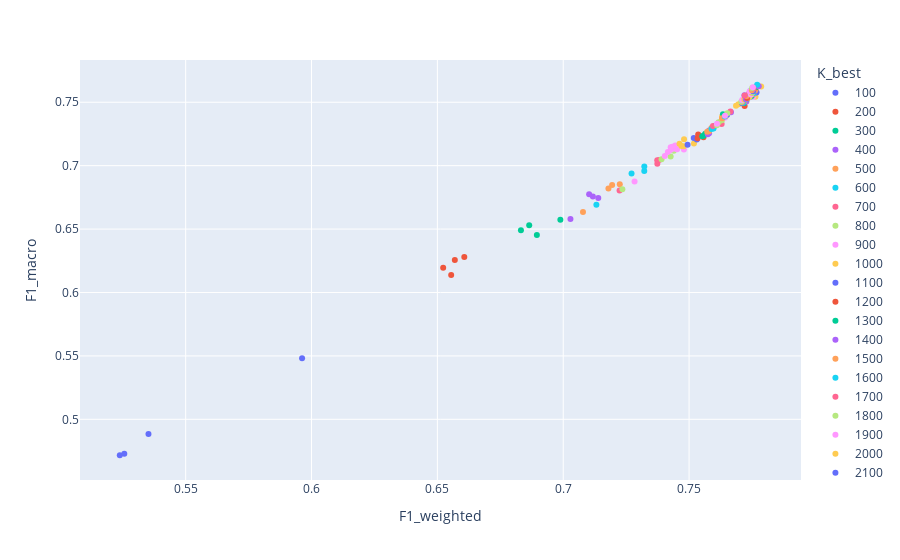

The code cell stored with this chart in its notebook:
### Code cell
import plotly.express as px
fig = px.scatter(df_maxfeatures_kbest, x="F1_weighted", y="F1_macro", color='K_best')
fig.show()

### Figure 1 — Plotly figure (JSON) as saved in the notebook; plotly's stock layout.template omitted (floating-point values rounded to 4 significant figures)
{"data": [{"hovertemplate": "K_best=100<br>F1_weighted=%{x}<br>F1_macro=%{y}<extra></extra>", "legendgroup": "100", "marker": {"color": "#636efa", "symbol": "circle"}, "mode": "markers", "name": "100", "orientation": "v", "showlegend": true, "type": "scatter", "x": [0.5962, 0.5352, 0.5238, 0.5256], "xaxis": "x", "y": [0.5481, 0.4885, 0.4717, 0.4729], "yaxis": "y"}, {"hovertemplate": "K_best=200<br>F1_weighted=%{x}<br>F1_macro=%{y}<extra></extra>", "legendgroup": "200", "marker": {"color": "#EF553B", "symbol": "circle"}, "mode": "markers", "name": "200", "orientation": "v", "showlegend": true, "type": "scatter", "x": [0.6555, 0.6607, 0.6569, 0.6523], "xaxis": "x", "y": [0.6138, 0.628, 0.6256, 0.6196], "yaxis": "y"}, {"hovertemplate": "K_best=300<br>F1_weighted=%{x}<br>F1_macro=%{y}<extra></extra>", "legendgroup": "300", "marker": {"color": "#00cc96", "symbol": "circle"}, "mode": "markers", "name": "300", "orientation": "v", "showlegend": true, "type": "scatter", "x": [0.6895, 0.6989, 0.6865, 0.6832], "xaxis": "x", "y": [0.6454, 0.6573, 0.653, 0.6491], "yaxis": "y"}, {"hovertemplate": "K_best=400<br>F1_weighted=%{x}<br>F1_macro=%{y}<extra></extra>", "legendgroup": "400", "marker": {"color": "#ab63fa", "symbol": "circle"}, "mode": "markers", "name": "400", "orientation": "v", "showlegend": true, "type": "scatter", "x": [0.7029, 0.7139, 0.7118, 0.7103], "xaxis": "x", "y": [0.658, 0.6746, 0.6757, 0.6774], "yaxis": "y"}, {"hovertemplate": "K_best=500<br>F1_weighted=%{x}<br>F1_macro=%{y}<extra></extra>", "legendgroup": "500", "marker": {"color": "#FFA15A", "symbol": "circle"}, "mode": "markers", "name": "500", "orientation": "v", "showlegend": true, "type": "scatter", "x": [0.7078, 0.7225, 0.7194, 0.718], "xaxis": "x", "y": [0.6634, 0.6854, 0.6847, 0.682], "yaxis": "y"}, {"hovertemplate": "K_best=600<br>F1_weighted=%{x}<br>F1_macro=%{y}<extra></extra>", "legendgroup": "600", "marker": {"color": "#19d3f3", "symbol": "circle"}, "mode": "markers", "name": "600", "orientation": "v", "showlegend": true, "type": "scatter", "x": [0.7132, 0.7322, 0.7322, 0.7271], "xaxis": "x", "y": [0.6692, 0.6957, 0.6993, 0.6938], "yaxis": "y"}, {"hovertemplate": "K_best=700<br>F1_weighted=%{x}<br>F1_macro=%{y}<extra></extra>", "legendgroup": "700", "marker": {"color": "#FF6692", "symbol": "circle"}, "mode": "markers", "name": "700", "orientation": "v", "showlegend": true, "type": "scatter", "x": [0.7224, 0.7374, 0.7381, 0.7373], "xaxis": "x", "y": [0.6805, 0.7016, 0.7045, 0.7043], "yaxis": "y"}, {"hovertemplate": "K_best=800<br>F1_weighted=%{x}<br>F1_macro=%{y}<extra></extra>", "legendgroup": "800", "marker": {"color": "#B6E880", "symbol": "circle"}, "mode": "markers", "name": "800", "orientation": "v", "showlegend": true, "type": "scatter", "x": [0.7235, 0.7427, 0.7391, 0.7439], "xaxis": "x", "y": [0.6814, 0.7072, 0.705, 0.7118], "yaxis": "y"}, {"hovertemplate": "K_best=900<br>F1_weighted=%{x}<br>F1_macro=%{y}<extra></extra>", "legendgroup": "900", "marker": {"color": "#FF97FF", "symbol": "circle"}, "mode": "markers", "name": "900", "orientation": "v", "showlegend": true, "type": "scatter", "x": [0.7283, 0.7479, 0.7453, 0.7441, 0.7404, 0.7416, 0.7428, 0.7445, 0.7434, 0.7427], "xaxis": "x", "y": [0.6876, 0.7127, 0.713, 0.7135, 0.7077, 0.7108, 0.7125, 0.7158, 0.7148, 0.7146], "yaxis": "y"}, {"hovertemplate": "K_best=1000<br>F1_weighted=%{x}<br>F1_macro=%{y}<extra></extra>", "legendgroup": "1000", "marker": {"color": "#FECB52", "symbol": "circle"}, "mode": "markers", "name": "1000", "orientation": "v", "showlegend": true, "type": "scatter", "x": [0.7519, 0.7479, 0.747, 0.7462, 0.748], "xaxis": "x", "y": [0.7175, 0.7153, 0.7156, 0.7174, 0.7208], "yaxis": "y"}, {"hovertemplate": "K_best=1100<br>F1_weighted=%{x}<br>F1_macro=%{y}<extra></extra>", "legendgroup": "1100", "marker": {"color": "#636efa", "symbol": "circle"}, "mode": "markers", "name": "1100", "orientation": "v", "showlegend": true, "type": "scatter", "x": [0.7494, 0.7531, 0.7519], "xaxis": "x", "y": [0.7164, 0.7205, 0.7218], "yaxis": "y"}, {"hovertemplate": "K_best=1200<br>F1_weighted=%{x}<br>F1_macro=%{y}<extra></extra>", "legendgroup": "1200", "marker": {"color": "#EF553B", "symbol": "circle"}, "mode": "markers", "name": "1200", "orientation": "v", "showlegend": true, "type": "scatter", "x": [0.7534, 0.7557, 0.7536], "xaxis": "x", "y": [0.7216, 0.7223, 0.7245], "yaxis": "y"}, {"hovertemplate": "K_best=1300<br>F1_weighted=%{x}<br>F1_macro=%{y}<extra></extra>", "legendgroup": "1300", "marker": {"color": "#00cc96", "symbol": "circle"}, "mode": "markers", "name": "1300", "orientation": "v", "showlegend": true, "type": "scatter", "x": [0.7553, 0.7558, 0.7564], "xaxis": "x", "y": [0.7232, 0.7237, 0.7252], "yaxis": "y"}, {"hovertemplate": "K_best=1400<br>F1_weighted=%{x}<br>F1_macro=%{y}<extra></extra>", "legendgroup": "1400", "marker": {"color": "#ab63fa", "symbol": "circle"}, "mode": "markers", "name": "1400", "orientation": "v", "showlegend": true, "type": "scatter", "x": [0.7574, 0.7579, 0.7579], "xaxis": "x", "y": [0.7248, 0.7256, 0.7277], "yaxis": "y"}, {"hovertemplate": "K_best=1500<br>F1_weighted=%{x}<br>F1_macro=%{y}<extra></extra>", "legendgroup": "1500", "marker": {"color": "#FFA15A", "symbol": "circle"}, "mode": "markers", "name": "1500", "orientation": "v", "showlegend": true, "type": "scatter", "x": [0.7572, 0.7579, 0.7589], "xaxis": "x", "y": [0.7268, 0.727, 0.7298], "yaxis": "y"}, {"hovertemplate": "K_best=1600<br>F1_weighted=%{x}<br>F1_macro=%{y}<extra></extra>", "legendgroup": "1600", "marker": {"color": "#19d3f3", "symbol": "circle"}, "mode": "markers", "name": "1600", "orientation": "v", "showlegend": true, "type": "scatter", "x": [0.7602, 0.7597, 0.7589], "xaxis": "x", "y": [0.7314, 0.7294, 0.7289], "yaxis": "y"}, {"hovertemplate": "K_best=1700<br>F1_weighted=%{x}<br>F1_macro=%{y}<extra></extra>", "legendgroup": "1700", "marker": {"color": "#FF6692", "symbol": "circle"}, "mode": "markers", "name": "1700", "orientation": "v", "showlegend": true, "type": "scatter", "x": [0.7595, 0.7629, 0.7622], "xaxis": "x", "y": [0.7312, 0.7329, 0.734], "yaxis": "y"}, {"hovertemplate": "K_best=1800<br>F1_weighted=%{x}<br>F1_macro=%{y}<extra></extra>", "legendgroup": "1800", "marker": {"color": "#B6E880", "symbol": "circle"}, "mode": "markers", "name": "1800", "orientation": "v", "showlegend": true, "type": "scatter", "x": [0.7611, 0.763, 0.7617], "xaxis": "x", "y": [0.7319, 0.7357, 0.7342], "yaxis": "y"}, {"hovertemplate": "K_best=1900<br>F1_weighted=%{x}<br>F1_macro=%{y}<extra></extra>", "legendgroup": "1900", "marker": {"color": "#FF97FF", "symbol": "circle"}, "mode": "markers", "name": "1900", "orientation": "v", "showlegend": true, "type": "scatter", "x": [0.7611, 0.7643, 0.7642], "xaxis": "x", "y": [0.733, 0.7379, 0.738], "yaxis": "y"}, {"hovertemplate": "K_best=2000<br>F1_weighted=%{x}<br>F1_macro=%{y}<extra></extra>", "legendgroup": "2000", "marker": {"color": "#FECB52", "symbol": "circle"}, "mode": "markers", "name": "2000", "orientation": "v", "showlegend": true, "type": "scatter", "x": [0.7647, 0.7631, 0.7632], "xaxis": "x", "y": [0.7392, 0.7387, 0.7373], "yaxis": "y"}, {"hovertemplate": "K_best=2100<br>F1_weighted=%{x}<br>F1_macro=%{y}<extra></extra>", "legendgroup": "2100", "marker": {"color": "#636efa", "symbol": "circle"}, "mode": "markers", "name": "2100", "orientation": "v", "showlegend": true, "type": "scatter", "x": [0.7651], "xaxis": "x", "y": [0.7401], "yaxis": "y"}, {"hovertemplate": "K_best=2200<br>F1_weighted=%{x}<br>F1_macro=%{y}<extra></extra>", "legendgroup": "2200", "marker": {"color": "#EF553B", "symbol": "circle"}, "mode": "markers", "name": "2200", "orientation": "v", "showlegend": true, "type": "scatter", "x": [0.7641], "xaxis": "x", "y": [0.7398], "yaxis": "y"}, {"hovertemplate": "K_best=2300<br>F1_weighted=%{x}<br>F1_macro=%{y}<extra></extra>", "legendgroup": "2300", "marker": {"color": "#00cc96", "symbol": "circle"}, "mode": "markers", "name": "2300", "orientation": "v", "showlegend": true, "type": "scatter", "x": [0.7635], "xaxis": "x", "y": [0.7406], "yaxis": "y"}, {"hovertemplate": "K_best=2400<br>F1_weighted=%{x}<br>F1_macro=%{y}<extra></extra>", "legendgroup": "2400", "marker": {"color": "#ab63fa", "symbol": "circle"}, "mode": "markers", "name": "2400", "orientation": "v", "showlegend": true, "type": "scatter", "x": [0.7667], "xaxis": "x", "y": [0.7421], "yaxis": "y"}, {"hovertemplate": "K_best=2500<br>F1_weighted=%{x}<br>F1_macro=%{y}<extra></extra>", "legendgroup": "2500", "marker": {"color": "#FFA15A", "symbol": "circle"}, "mode": "markers", "name": "2500", "orientation": "v", "showlegend": true, "type": "scatter", "x": [0.7631], "xaxis": "x", "y": [0.7374], "yaxis": "y"}, {"hovertemplate": "K_best=2600<br>F1_weighted=%{x}<br>F1_macro=%{y}<extra></extra>", "legendgroup": "2600", "marker": {"color": "#19d3f3", "symbol": "circle"}, "mode": "markers", "name": "2600", "orientation": "v", "showlegend": true, "type": "scatter", "x": [0.7642], "xaxis": "x", "y": [0.7388], "yaxis": "y"}, {"hovertemplate": "K_best=2700<br>F1_weighted=%{x}<br>F1_macro=%{y}<extra></extra>", "legendgroup": "2700", "marker": {"color": "#FF6692", "symbol": "circle"}, "mode": "markers", "name": "2700", "orientation": "v", "showlegend": true, "type": "scatter", "x": [0.7664], "xaxis": "x", "y": [0.7428], "yaxis": "y"}, {"hovertemplate": "K_best=2800<br>F1_weighted=%{x}<br>F1_macro=%{y}<extra></extra>", "legendgroup": "2800", "marker": {"color": "#B6E880", "symbol": "circle"}, "mode": "markers", "name": "2800", "orientation": "v", "showlegend": true, "type": "scatter", "x": [0.7652], "xaxis": "x", "y": [0.7414], "yaxis": "y"}, {"hovertemplate": "K_best=2900<br>F1_weighted=%{x}<br>F1_macro=%{y}<extra></extra>", "legendgroup": "2900", "marker": {"color": "#FF97FF", "symbol": "circle"}, "mode": "markers", "name": "2900", "orientation": "v", "showlegend": true, "type": "scatter", "x": [0.7643], "xaxis": "x", "y": [0.7393], "yaxis": "y"}, {"hovertemplate": "K_best=3000<br>F1_weighted=%{x}<br>F1_macro=%{y}<extra></extra>", "legendgroup": "3000", "marker": {"color": "#FECB52", "symbol": "circle"}, "mode": "markers", "name": "3000", "orientation": "v", "showlegend": true, "type": "scatter", "x": [0.7728, 0.7696, 0.7686], "xaxis": "x", "y": [0.7507, 0.7483, 0.7472], "yaxis": "y"}, {"hovertemplate": "K_best=3100<br>F1_weighted=%{x}<br>F1_macro=%{y}<extra></extra>", "legendgroup": "3100", "marker": {"color": "#636efa", "symbol": "circle"}, "mode": "markers", "name": "3100", "orientation": "v", "showlegend": true, "type": "scatter", "x": [0.771], "xaxis": "x", "y": [0.7492], "yaxis": "y"}, {"hovertemplate": "K_best=3200<br>F1_weighted=%{x}<br>F1_macro=%{y}<extra></extra>", "legendgroup": "3200", "marker": {"color": "#EF553B", "symbol": "circle"}, "mode": "markers", "name": "3200", "orientation": "v", "showlegend": true, "type": "scatter", "x": [0.7721], "xaxis": "x", "y": [0.747], "yaxis": "y"}, {"hovertemplate": "K_best=3300<br>F1_weighted=%{x}<br>F1_macro=%{y}<extra></extra>", "legendgroup": "3300", "marker": {"color": "#00cc96", "symbol": "circle"}, "mode": "markers", "name": "3300", "orientation": "v", "showlegend": true, "type": "scatter", "x": [0.7719], "xaxis": "x", "y": [0.7495], "yaxis": "y"}, {"hovertemplate": "K_best=3400<br>F1_weighted=%{x}<br>F1_macro=%{y}<extra></extra>", "legendgroup": "3400", "marker": {"color": "#ab63fa", "symbol": "circle"}, "mode": "markers", "name": "3400", "orientation": "v", "showlegend": true, "type": "scatter", "x": [0.7727], "xaxis": "x", "y": [0.7506], "yaxis": "y"}, {"hovertemplate": "K_best=3500<br>F1_weighted=%{x}<br>F1_macro=%{y}<extra></extra>", "legendgroup": "3500", "marker": {"color": "#FFA15A", "symbol": "circle"}, "mode": "markers", "name": "3500", "orientation": "v", "showlegend": true, "type": "scatter", "x": [0.7719], "xaxis": "x", "y": [0.7507], "yaxis": "y"}, {"hovertemplate": "K_best=3600<br>F1_weighted=%{x}<br>F1_macro=%{y}<extra></extra>", "legendgroup": "3600", "marker": {"color": "#19d3f3", "symbol": "circle"}, "mode": "markers", "name": "3600", "orientation": "v", "showlegend": true, "type": "scatter", "x": [0.7714], "xaxis": "x", "y": [0.7496], "yaxis": "y"}, {"hovertemplate": "K_best=3700<br>F1_weighted=%{x}<br>F1_macro=%{y}<extra></extra>", "legendgroup": "3700", "marker": {"color": "#FF6692", "symbol": "circle"}, "mode": "markers", "name": "3700", "orientation": "v", "showlegend": true, "type": "scatter", "x": [0.771], "xaxis": "x", "y": [0.75], "yaxis": "y"}, {"hovertemplate": "K_best=3800<br>F1_weighted=%{x}<br>F1_macro=%{y}<extra></extra>", "legendgroup": "3800", "marker": {"color": "#B6E880", "symbol": "circle"}, "mode": "markers", "name": "3800", "orientation": "v", "showlegend": true, "type": "scatter", "x": [0.7707], "xaxis": "x", "y": [0.7503], "yaxis": "y"}, {"hovertemplate": "K_best=3900<br>F1_weighted=%{x}<br>F1_macro=%{y}<extra></extra>", "legendgroup": "3900", "marker": {"color": "#FF97FF", "symbol": "circle"}, "mode": "markers", "name": "3900", "orientation": "v", "showlegend": true, "type": "scatter", "x": [0.7711], "xaxis": "x", "y": [0.7518], "yaxis": "y"}, {"hovertemplate": "K_best=4000<br>F1_weighted=%{x}<br>F1_macro=%{y}<extra></extra>", "legendgroup": "4000", "marker": {"color": "#FECB52", "symbol": "circle"}, "mode": "markers", "name": "4000", "orientation": "v", "showlegend": true, "type": "scatter", "x": [0.7764, 0.7721, 0.7719], "xaxis": "x", "y": [0.7543, 0.753, 0.7523], "yaxis": "y"}, {"hovertemplate": "K_best=4100<br>F1_weighted=%{x}<br>F1_macro=%{y}<extra></extra>", "legendgroup": "4100", "marker": {"color": "#636efa", "symbol": "circle"}, "mode": "markers", "name": "4100", "orientation": "v", "showlegend": true, "type": "scatter", "x": [0.7735], "xaxis": "x", "y": [0.7536], "yaxis": "y"}, {"hovertemplate": "K_best=4200<br>F1_weighted=%{x}<br>F1_macro=%{y}<extra></extra>", "legendgroup": "4200", "marker": {"color": "#EF553B", "symbol": "circle"}, "mode": "markers", "name": "4200", "orientation": "v", "showlegend": true, "type": "scatter", "x": [0.7733], "xaxis": "x", "y": [0.7535], "yaxis": "y"}, {"hovertemplate": "K_best=4300<br>F1_weighted=%{x}<br>F1_macro=%{y}<extra></extra>", "legendgroup": "4300", "marker": {"color": "#00cc96", "symbol": "circle"}, "mode": "markers", "name": "4300", "orientation": "v", "showlegend": true, "type": "scatter", "x": [0.7727], "xaxis": "x", "y": [0.7523], "yaxis": "y"}, {"hovertemplate": "K_best=4400<br>F1_weighted=%{x}<br>F1_macro=%{y}<extra></extra>", "legendgroup": "4400", "marker": {"color": "#ab63fa", "symbol": "circle"}, "mode": "markers", "name": "4400", "orientation": "v", "showlegend": true, "type": "scatter", "x": [0.7727], "xaxis": "x", "y": [0.7526], "yaxis": "y"}, {"hovertemplate": "K_best=4500<br>F1_weighted=%{x}<br>F1_macro=%{y}<extra></extra>", "legendgroup": "4500", "marker": {"color": "#FFA15A", "symbol": "circle"}, "mode": "markers", "name": "4500", "orientation": "v", "showlegend": true, "type": "scatter", "x": [0.7751], "xaxis": "x", "y": [0.755], "yaxis": "y"}, {"hovertemplate": "K_best=4600<br>F1_weighted=%{x}<br>F1_macro=%{y}<extra></extra>", "legendgroup": "4600", "marker": {"color": "#19d3f3", "symbol": "circle"}, "mode": "markers", "name": "4600", "orientation": "v", "showlegend": true, "type": "scatter", "x": [0.7745], "xaxis": "x", "y": [0.7542], "yaxis": "y"}, {"hovertemplate": "K_best=4700<br>F1_weighted=%{x}<br>F1_macro=%{y}<extra></extra>", "legendgroup": "4700", "marker": {"color": "#FF6692", "symbol": "circle"}, "mode": "markers", "name": "4700", "orientation": "v", "showlegend": true, "type": "scatter", "x": [0.773], "xaxis": "x", "y": [0.7536], "yaxis": "y"}, {"hovertemplate": "K_best=4800<br>F1_weighted=%{x}<br>F1_macro=%{y}<extra></extra>", "legendgroup": "4800", "marker": {"color": "#B6E880", "symbol": "circle"}, "mode": "markers", "name": "4800", "orientation": "v", "showlegend": true, "type": "scatter", "x": [0.7733], "xaxis": "x", "y": [0.7531], "yaxis": "y"}, {"hovertemplate": "K_best=4900<br>F1_weighted=%{x}<br>F1_macro=%{y}<extra></extra>", "legendgroup": "4900", "marker": {"color": "#FF97FF", "symbol": "circle"}, "mode": "markers", "name": "4900", "orientation": "v", "showlegend": true, "type": "scatter", "x": [0.7755], "xaxis": "x", "y": [0.7544], "yaxis": "y"}, {"hovertemplate": "K_best=5000<br>F1_weighted=%{x}<br>F1_macro=%{y}<extra></extra>", "legendgroup": "5000", "marker": {"color": "#FECB52", "symbol": "circle"}, "mode": "markers", "name": "5000", "orientation": "v", "showlegend": true, "type": "scatter", "x": [0.7736, 0.7757, 0.7741], "xaxis": "x", "y": [0.7551, 0.7561, 0.7546], "yaxis": "y"}, {"hovertemplate": "K_best=5100<br>F1_weighted=%{x}<br>F1_macro=%{y}<extra></extra>", "legendgroup": "5100", "marker": {"color": "#636efa", "symbol": "circle"}, "mode": "markers", "name": "5100", "orientation": "v", "showlegend": true, "type": "scatter", "x": [0.774], "xaxis": "x", "y": [0.7557], "yaxis": "y"}, {"hovertemplate": "K_best=5200<br>F1_weighted=%{x}<br>F1_macro=%{y}<extra></extra>", "legendgroup": "5200", "marker": {"color": "#EF553B", "symbol": "circle"}, "mode": "markers", "name": "5200", "orientation": "v", "showlegend": true, "type": "scatter", "x": [0.7741], "xaxis": "x", "y": [0.7556], "yaxis": "y"}, {"hovertemplate": "K_best=5300<br>F1_weighted=%{x}<br>F1_macro=%{y}<extra></extra>", "legendgroup": "5300", "marker": {"color": "#00cc96", "symbol": "circle"}, "mode": "markers", "name": "5300", "orientation": "v", "showlegend": true, "type": "scatter", "x": [0.7748], "xaxis": "x", "y": [0.7548], "yaxis": "y"}, {"hovertemplate": "K_best=5400<br>F1_weighted=%{x}<br>F1_macro=%{y}<extra></extra>", "legendgroup": "5400", "marker": {"color": "#ab63fa", "symbol": "circle"}, "mode": "markers", "name": "5400", "orientation": "v", "showlegend": true, "type": "scatter", "x": [0.7725], "xaxis": "x", "y": [0.7526], "yaxis": "y"}, {"hovertemplate": "K_best=5500<br>F1_weighted=%{x}<br>F1_macro=%{y}<extra></extra>", "legendgroup": "5500", "marker": {"color": "#FFA15A", "symbol": "circle"}, "mode": "markers", "name": "5500", "orientation": "v", "showlegend": true, "type": "scatter", "x": [0.7752], "xaxis": "x", "y": [0.7564], "yaxis": "y"}, {"hovertemplate": "K_best=5600<br>F1_weighted=%{x}<br>F1_macro=%{y}<extra></extra>", "legendgroup": "5600", "marker": {"color": "#19d3f3", "symbol": "circle"}, "mode": "markers", "name": "5600", "orientation": "v", "showlegend": true, "type": "scatter", "x": [0.7761], "xaxis": "x", "y": [0.7575], "yaxis": "y"}, {"hovertemplate": "K_best=5700<br>F1_weighted=%{x}<br>F1_macro=%{y}<extra></extra>", "legendgroup": "5700", "marker": {"color": "#FF6692", "symbol": "circle"}, "mode": "markers", "name": "5700", "orientation": "v", "showlegend": true, "type": "scatter", "x": [0.7756], "xaxis": "x", "y": [0.7582], "yaxis": "y"}, {"hovertemplate": "K_best=5800<br>F1_weighted=%{x}<br>F1_macro=%{y}<extra></extra>", "legendgroup": "5800", "marker": {"color": "#B6E880", "symbol": "circle"}, "mode": "markers", "name": "5800", "orientation": "v", "showlegend": true, "type": "scatter", "x": [0.7737], "xaxis": "x", "y": [0.7557], "yaxis": "y"}, {"hovertemplate": "K_best=5900<br>F1_weighted=%{x}<br>F1_macro=%{y}<extra></extra>", "legendgroup": "5900", "marker": {"color": "#FF97FF", "symbol": "circle"}, "mode": "markers", "name": "5900", "orientation": "v", "showlegend": true, "type": "scatter", "x": [0.776], "xaxis": "x", "y": [0.7575], "yaxis": "y"}, {"hovertemplate": "K_best=6000<br>F1_weighted=%{x}<br>F1_macro=%{y}<extra></extra>", "legendgroup": "6000", "marker": {"color": "#FECB52", "symbol": "circle"}, "mode": "markers", "name": "6000", "orientation": "v", "showlegend": true, "type": "scatter", "x": [0.774, 0.7787, 0.7767], "xaxis": "x", "y": [0.7541, 0.7623, 0.7585], "yaxis": "y"}, {"hovertemplate": "K_best=6100<br>F1_weighted=%{x}<br>F1_macro=%{y}<extra></extra>", "legendgroup": "6100", "marker": {"color": "#636efa", "symbol": "circle"}, "mode": "markers", "name": "6100", "orientation": "v", "showlegend": true, "type": "scatter", "x": [0.7768], "xaxis": "x", "y": [0.7577], "yaxis": "y"}, {"hovertemplate": "K_best=6200<br>F1_weighted=%{x}<br>F1_macro=%{y}<extra></extra>", "legendgroup": "6200", "marker": {"color": "#EF553B", "symbol": "circle"}, "mode": "markers", "name": "6200", "orientation": "v", "showlegend": true, "type": "scatter", "x": [0.7731], "xaxis": "x", "y": [0.7533], "yaxis": "y"}, {"hovertemplate": "K_best=6300<br>F1_weighted=%{x}<br>F1_macro=%{y}<extra></extra>", "legendgroup": "6300", "marker": {"color": "#00cc96", "symbol": "circle"}, "mode": "markers", "name": "6300", "orientation": "v", "showlegend": true, "type": "scatter", "x": [0.7757], "xaxis": "x", "y": [0.758], "yaxis": "y"}, {"hovertemplate": "K_best=6400<br>F1_weighted=%{x}<br>F1_macro=%{y}<extra></extra>", "legendgroup": "6400", "marker": {"color": "#ab63fa", "symbol": "circle"}, "mode": "markers", "name": "6400", "orientation": "v", "showlegend": true, "type": "scatter", "x": [0.7759], "xaxis": "x", "y": [0.7577], "yaxis": "y"}, {"hovertemplate": "K_best=6500<br>F1_weighted=%{x}<br>F1_macro=%{y}<extra></extra>", "legendgroup": "6500", "marker": {"color": "#FFA15A", "symbol": "circle"}, "mode": "markers", "name": "6500", "orientation": "v", "showlegend": true, "type": "scatter", "x": [0.7729], "xaxis": "x", "y": [0.7548], "yaxis": "y"}, {"hovertemplate": "K_best=6600<br>F1_weighted=%{x}<br>F1_macro=%{y}<extra></extra>", "legendgroup": "6600", "marker": {"color": "#19d3f3", "symbol": "circle"}, "mode": "markers", "name": "6600", "orientation": "v", "showlegend": true, "type": "scatter", "x": [0.7756], "xaxis": "x", "y": [0.7571], "yaxis": "y"}, {"hovertemplate": "K_best=6700<br>F1_weighted=%{x}<br>F1_macro=%{y}<extra></extra>", "legendgroup": "6700", "marker": {"color": "#FF6692", "symbol": "circle"}, "mode": "markers", "name": "6700", "orientation": "v", "showlegend": true, "type": "scatter", "x": [0.7739], "xaxis": "x", "y": [0.7569], "yaxis": "y"}, {"hovertemplate": "K_best=6800<br>F1_weighted=%{x}<br>F1_macro=%{y}<extra></extra>", "legendgroup": "6800", "marker": {"color": "#B6E880", "symbol": "circle"}, "mode": "markers", "name": "6800", "orientation": "v", "showlegend": true, "type": "scatter", "x": [0.7744], "xaxis": "x", "y": [0.7563], "yaxis": "y"}, {"hovertemplate": "K_best=6900<br>F1_weighted=%{x}<br>F1_macro=%{y}<extra></extra>", "legendgroup": "6900", "marker": {"color": "#FF97FF", "symbol": "circle"}, "mode": "markers", "name": "6900", "orientation": "v", "showlegend": true, "type": "scatter", "x": [0.7746], "xaxis": "x", "y": [0.7561], "yaxis": "y"}, {"hovertemplate": "K_best=7000<br>F1_weighted=%{x}<br>F1_macro=%{y}<extra></extra>", "legendgroup": "7000", "marker": {"color": "#FECB52", "symbol": "circle"}, "mode": "markers", "name": "7000", "orientation": "v", "showlegend": true, "type": "scatter", "x": [0.7748, 0.7762, 0.7748], "xaxis": "x", "y": [0.7578, 0.7607, 0.7578], "yaxis": "y"}, {"hovertemplate": "K_best=7100<br>F1_weighted=%{x}<br>F1_macro=%{y}<extra></extra>", "legendgroup": "7100", "marker": {"color": "#636efa", "symbol": "circle"}, "mode": "markers", "name": "7100", "orientation": "v", "showlegend": true, "type": "scatter", "x": [0.7759], "xaxis": "x", "y": [0.7587], "yaxis": "y"}, {"hovertemplate": "K_best=7200<br>F1_weighted=%{x}<br>F1_macro=%{y}<extra></extra>", "legendgroup": "7200", "marker": {"color": "#EF553B", "symbol": "circle"}, "mode": "markers", "name": "7200", "orientation": "v", "showlegend": true, "type": "scatter", "x": [0.7753], "xaxis": "x", "y": [0.7578], "yaxis": "y"}, {"hovertemplate": "K_best=7300<br>F1_weighted=%{x}<br>F1_macro=%{y}<extra></extra>", "legendgroup": "7300", "marker": {"color": "#00cc96", "symbol": "circle"}, "mode": "markers", "name": "7300", "orientation": "v", "showlegend": true, "type": "scatter", "x": [0.7754], "xaxis": "x", "y": [0.7583], "yaxis": "y"}, {"hovertemplate": "K_best=7400<br>F1_weighted=%{x}<br>F1_macro=%{y}<extra></extra>", "legendgroup": "7400", "marker": {"color": "#ab63fa", "symbol": "circle"}, "mode": "markers", "name": "7400", "orientation": "v", "showlegend": true, "type": "scatter", "x": [0.772], "xaxis": "x", "y": [0.7554], "yaxis": "y"}, {"hovertemplate": "K_best=7500<br>F1_weighted=%{x}<br>F1_macro=%{y}<extra></extra>", "legendgroup": "7500", "marker": {"color": "#FFA15A", "symbol": "circle"}, "mode": "markers", "name": "7500", "orientation": "v", "showlegend": true, "type": "scatter", "x": [0.7763], "xaxis": "x", "y": [0.7595], "yaxis": "y"}, {"hovertemplate": "K_best=7600<br>F1_weighted=%{x}<br>F1_macro=%{y}<extra></extra>", "legendgroup": "7600", "marker": {"color": "#19d3f3", "symbol": "circle"}, "mode": "markers", "name": "7600", "orientation": "v", "showlegend": true, "type": "scatter", "x": [0.7745], "xaxis": "x", "y": [0.759], "yaxis": "y"}, {"hovertemplate": "K_best=7700<br>F1_weighted=%{x}<br>F1_macro=%{y}<extra></extra>", "legendgroup": "7700", "marker": {"color": "#FF6692", "symbol": "circle"}, "mode": "markers", "name": "7700", "orientation": "v", "showlegend": true, "type": "scatter", "x": [0.7721], "xaxis": "x", "y": [0.7554], "yaxis": "y"}, {"hovertemplate": "K_best=7800<br>F1_weighted=%{x}<br>F1_macro=%{y}<extra></extra>", "legendgroup": "7800", "marker": {"color": "#B6E880", "symbol": "circle"}, "mode": "markers", "name": "7800", "orientation": "v", "showlegend": true, "type": "scatter", "x": [0.7752], "xaxis": "x", "y": [0.7577], "yaxis": "y"}, {"hovertemplate": "K_best=7900<br>F1_weighted=%{x}<br>F1_macro=%{y}<extra></extra>", "legendgroup": "7900", "marker": {"color": "#FF97FF", "symbol": "circle"}, "mode": "markers", "name": "7900", "orientation": "v", "showlegend": true, "type": "scatter", "x": [0.7741], "xaxis": "x", "y": [0.7586], "yaxis": "y"}, {"hovertemplate": "K_best=8000<br>F1_weighted=%{x}<br>F1_macro=%{y}<extra></extra>", "legendgroup": "8000", "marker": {"color": "#FECB52", "symbol": "circle"}, "mode": "markers", "name": "8000", "orientation": "v", "showlegend": true, "type": "scatter", "x": [0.7763], "xaxis": "x", "y": [0.7617], "yaxis": "y"}, {"hovertemplate": "K_best=8100<br>F1_weighted=%{x}<br>F1_macro=%{y}<extra></extra>", "legendgroup": "8100", "marker": {"color": "#636efa", "symbol": "circle"}, "mode": "markers", "name": "8100", "orientation": "v", "showlegend": true, "type": "scatter", "x": [0.7754], "xaxis": "x", "y": [0.7587], "yaxis": "y"}, {"hovertemplate": "K_best=8200<br>F1_weighted=%{x}<br>F1_macro=%{y}<extra></extra>", "legendgroup": "8200", "marker": {"color": "#EF553B", "symbol": "circle"}, "mode": "markers", "name": "8200", "orientation": "v", "showlegend": true, "type": "scatter", "x": [0.7765], "xaxis": "x", "y": [0.7616], "yaxis": "y"}, {"hovertemplate": "K_best=8300<br>F1_weighted=%{x}<br>F1_macro=%{y}<extra></extra>", "legendgroup": "8300", "marker": {"color": "#00cc96", "symbol": "circle"}, "mode": "markers", "name": "8300", "orientation": "v", "showlegend": true, "type": "scatter", "x": [0.7766], "xaxis": "x", "y": [0.762], "yaxis": "y"}, {"hovertemplate": "K_best=8400<br>F1_weighted=%{x}<br>F1_macro=%{y}<extra></extra>", "legendgroup": "8400", "marker": {"color": "#ab63fa", "symbol": "circle"}, "mode": "markers", "name": "8400", "orientation": "v", "showlegend": true, "type": "scatter", "x": [0.7777], "xaxis": "x", "y": [0.7626], "yaxis": "y"}, {"hovertemplate": "K_best=8500<br>F1_weighted=%{x}<br>F1_macro=%{y}<extra></extra>", "legendgroup": "8500", "marker": {"color": "#FFA15A", "symbol": "circle"}, "mode": "markers", "name": "8500", "orientation": "v", "showlegend": true, "type": "scatter", "x": [0.7749], "xaxis": "x", "y": [0.7594], "yaxis": "y"}, {"hovertemplate": "K_best=8600<br>F1_weighted=%{x}<br>F1_macro=%{y}<extra></extra>", "legendgroup": "8600", "marker": {"color": "#19d3f3", "symbol": "circle"}, "mode": "markers", "name": "8600", "orientation": "v", "showlegend": true, "type": "scatter", "x": [0.7771], "xaxis": "x", "y": [0.7638], "yaxis": "y"}, {"hovertemplate": "K_best=8700<br>F1_weighted=%{x}<br>F1_macro=%{y}<extra></extra>", "legendgroup": "8700", "marker": {"color": "#FF6692", "symbol": "circle"}, "mode": "markers", "name": "8700", "orientation": "v", "showlegend": true, "type": "scatter", "x": [0.7756], "xaxis": "x", "y": [0.7608], "yaxis": "y"}, {"hovertemplate": "K_best=8800<br>F1_weighted=%{x}<br>F1_macro=%{y}<extra></extra>", "legendgroup": "8800", "marker": {"color": "#B6E880", "symbol": "circle"}, "mode": "markers", "name": "8800", "orientation": "v", "showlegend": true, "type": "scatter", "x": [0.7751], "xaxis": "x", "y": [0.7612], "yaxis": "y"}, {"hovertemplate": "K_best=8900<br>F1_weighted=%{x}<br>F1_macro=%{y}<extra></extra>", "legendgroup": "8900", "marker": {"color": "#FF97FF", "symbol": "circle"}, "mode": "markers", "name": "8900", "orientation": "v", "showlegend": true, "type": "scatter", "x": [0.7753], "xaxis": "x", "y": [0.7619], "yaxis": "y"}], "layout": {"legend": {"title": {"text": "K_best"}, "tracegroupgap": 0}, "margin": {"t": 60}, "xaxis": {"anchor": "y", "domain": [0, 1], "title": {"text": "F1_weighted"}}, "yaxis": {"anchor": "x", "domain": [0, 1], "title": {"text": "F1_macro"}}}}
